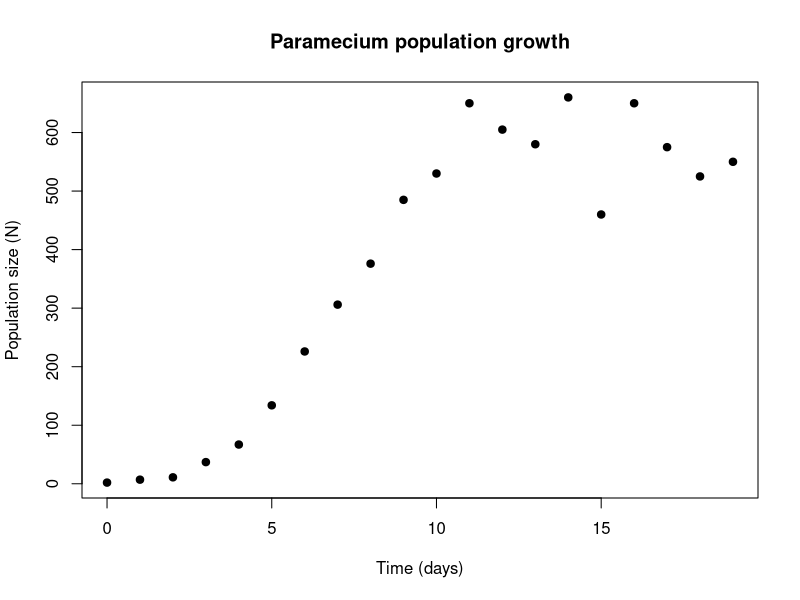
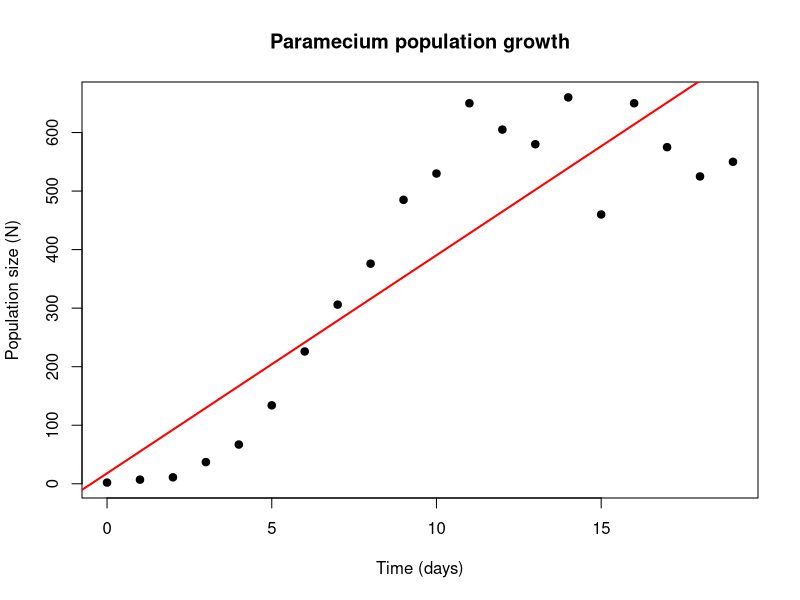
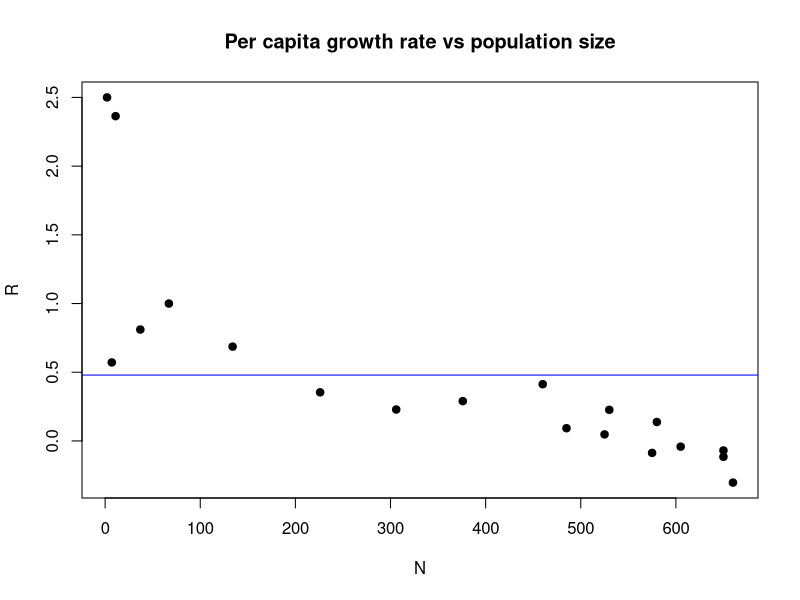
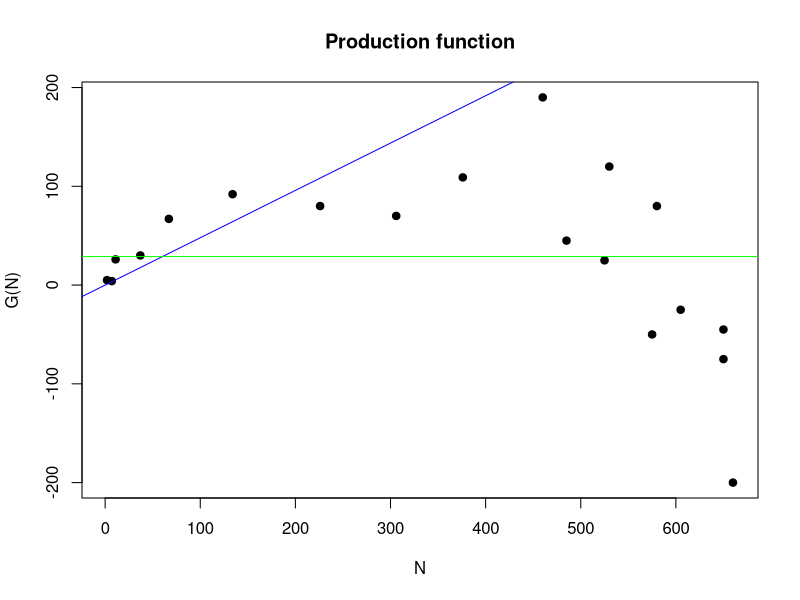
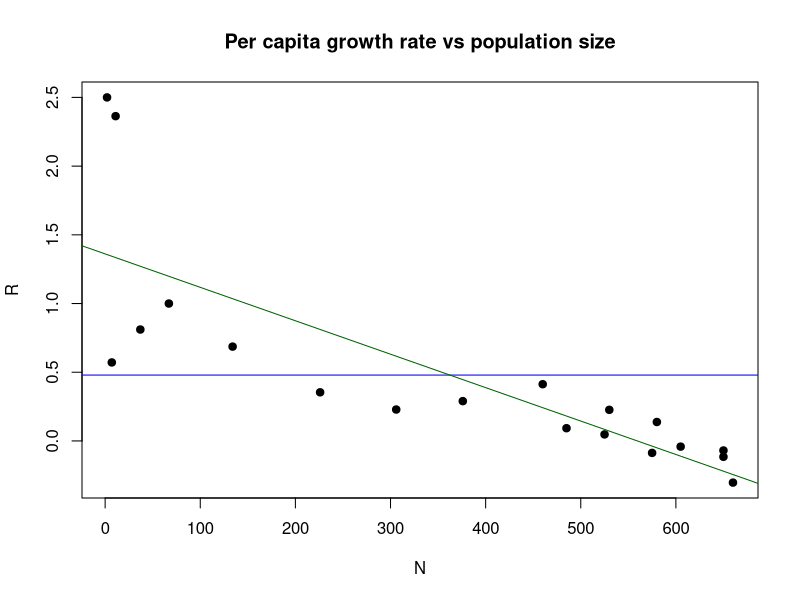
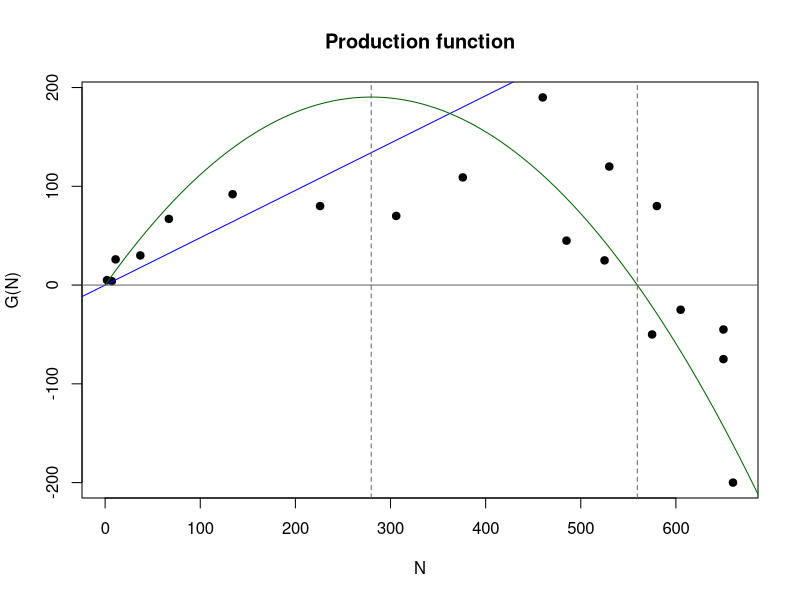
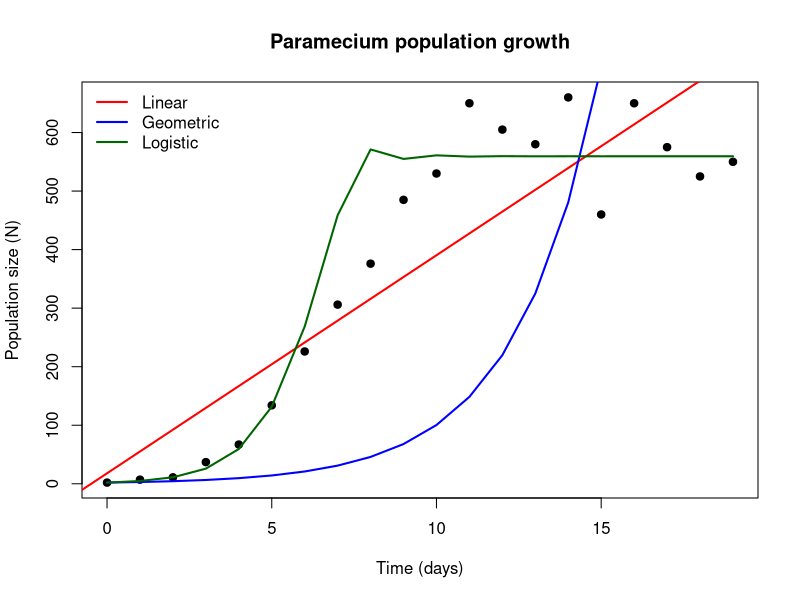

The R source for these figures, in order:
## ---- chunk 1
knitr::opts_chunk$set(echo = TRUE)
## ---- chunk 2
# Check your current version of R
R.version.string

## ---- chunk 3
# Create the variable from the output of the command
R_version <- R.version.string

# Perform the test
if(R_version == "R version 4.5.1 (2025-06-13)") {
    print("R version 4.5.1")
} else {
    print("You are using a different version of R. Switch to version 4.5.1 to ensure reproducibilty")
  }

## ---- chunk 4
# Set working directory
setwd("~/Documents/teaching/2026/TR3/SC1102/tutorial_2")

# Import the dataset which is located in this directory
paramecium <- read.csv("Paramecium_aurelia.csv")

## ---- chunk 5
# Produce a simple scatter plot of the data
plot(paramecium$Time..days., paramecium$Paramecium,
     # pch tells it what shape point to plot
     pch = 19,
     xlab = "Time (days)",
     ylab = "Population size (N)",
     main = "Paramecium population growth")

## ---- chunk 6
# Model a linear fit 
linear_fit <- lm(Paramecium ~ Time..days., data = paramecium)

# Then have a look at the results
linear_fit

## ---- chunk 7
# Produce the same scatter plot of the data
plot(paramecium$Time..days., paramecium$Paramecium,
     # pch tells it what shape point to plot
     pch = 19,
     xlab = "Time (days)",
     ylab = "Population size (N)",
     main = "Paramecium population growth")

# Overlay the trendline
abline(linear_fit, col = "red", lwd = 2)

# Check out the R2 (Multiple R2) value
summary(linear_fit)

## ---- chunk 8
# Create an integer vector of all but the final number of observations
N_t <- paramecium$Paramecium[-20]

# Calculate lambda (N_t+1/N_t)
lambda <- paramecium$Paramecium[-1] / N_t

# Calculate R
R <- lambda - 1

# Plot N vs R
plot(N_t, R, 
     pch = 19, 
     xlab = "N", 
     ylab = "R",
     main = "Per capita growth rate vs population size")

# Fit geometric growth model - constant R
abline(h = mean(R), 
       col = "blue")

## ---- chunk 9
# Calculate G(N) as RN
GN <- R*N_t

# Plot N vs G(N)
plot(N_t, GN, 
     pch = 19, 
     xlab = "N", 
     ylab = "G(N)",
     main = "Production function")

# Geometric: G(N) = RN, a straight line through the origin with a slope calculated from the mean of R
abline(a = 0, b = mean(R), col = "blue")

# Also plot the R2 base line at mean(GN)
abline(h = mean(GN), col = "green")

## ---- chunk 10
# Calculate R2 value
# Predicted G(N) from the geometric model
pred_geo <- mean(R) * N_t

# Calculate residual sum of squares
rss <- sum((GN - pred_geo)^2)

# Calculate total sum of squares
tss <- sum((GN - mean(GN))^2)

# Calculate the R2
1 - rss/tss

## ---- chunk 11
# Fit the linear relationship between R and N
R_fit <- lm(R ~ N_t)

# Plot N vs R
plot(N_t, R, 
     pch = 19, 
     xlab = "N", 
     ylab = "R",
     main = "Per capita growth rate vs population size")

# Fit geometric growth model - constant R
abline(h = mean(R), 
       col = "blue")

# Fit the logistic model - R declines as population density increases
abline(R_fit, 
       col = "darkgreen")

## ---- chunk 12
# R at N=0
R0 <- coef(R_fit)[1]

# Carrying capacity K at x intercept which is -R0/slope
# Wrap it in as.numeric() to ensure you just get a numeric result
K  <- as.numeric(-coef(R_fit)[1] / coef(R_fit)[2])

# Plot N vs G(N)
plot(N_t, GN, 
     pch = 19, 
     xlab = "N", 
     ylab = "G(N)",
     main = "Production function")

# Geometric: G(N) = RN, a straight line through the origin with a slope calculated from the mean of R
abline(a = 0, b = mean(R), col = "blue")

# Smooth sequence of N values to draw the curve through
N_seq <- seq(0, 700, length.out = 200)

# Now plot the line using the logistic growth equation
lines(N_seq, R0 * (1 - N_seq/K) * N_seq, col = "darkgreen")

# Include a horizontal at G(N) = 0
abline(h = 0, col = "grey40")

# Include vertical lines at K and K/2
abline(v = K, col = "grey40", lty = 2)
abline(v = K/2, col = "grey40", lty = 2)

## ---- chunk 13
# Set up empty vectors to hold the projected population size numbers
geometric_pred <- numeric(20)
logistic_pred <- numeric(20)

# Initiate both models at 2 to reflect the initial population size in the data
geometric_pred[1] <- 2
logistic_pred[1] <- 2

# Model expected population growth under the geometric model. G(N) = RN so we add R multiplied by the current population size number of individuals each day
for (i in 1:19) {
  geometric_pred[i + 1] <- geometric_pred[i] + mean(R) * geometric_pred[i]
}

# Model expected population growth under the logistic model. G(N) = R0(1 - N/K)N so the rate at which individuals are added per day (G(N)), changes relative to the current population size and the carrying capacity of the environment
for (i in 1:19) {
  logistic_pred[i + 1] <- logistic_pred[i] + R0 * (1 - logistic_pred[i]/K) * logistic_pred[i]
}

## ---- chunk 14
print(geometric_pred)

## ---- chunk 15
geometric_pred[1]

## ---- chunk 16
2 + mean(R) *2
## ---- chunk 17
# Produce the same scatter plot of the data
plot(paramecium$Time..days., paramecium$Paramecium,
     # pch tells it what shape point to plot
     pch = 19,
     xlab = "Time (days)",
     ylab = "Population size (N)",
     main = "Paramecium population growth")

# First, fit the linear model
abline(linear_fit, col = "red", lwd = 2)

#Next, the geometric model predicted curve
lines(0:19, geometric_pred, col = "blue", lwd = 2)

# And finally the logistic model predicted curve
lines(0:19, logistic_pred, col = "darkgreen", lwd = 2)

# Add a legend
legend("topleft", bty = "n", lwd = 2,
       col = c("red", "blue", "darkgreen"),
       legend = c("Linear", "Geometric", "Logistic"))

## ---- chunk 18
# Total sum of squares for N vs time
tss_N <- sum((paramecium$Paramecium - mean(paramecium$Paramecium))^2)

# R2 for each model
1 - sum((paramecium$Paramecium - fitted(linear_fit))^2) / tss_N
1 - sum((paramecium$Paramecium - geometric_pred)^2) / tss_N
1 - sum((paramecium$Paramecium - logistic_pred)^2) / tss_N
